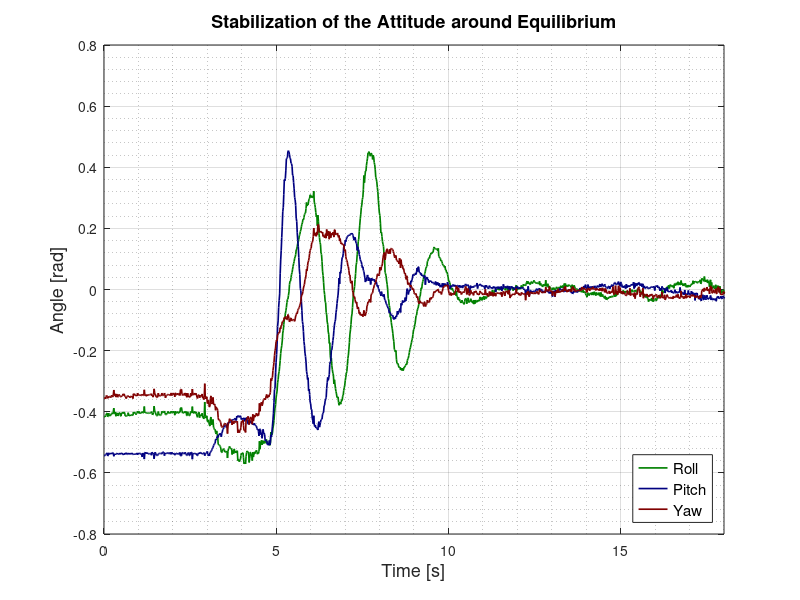
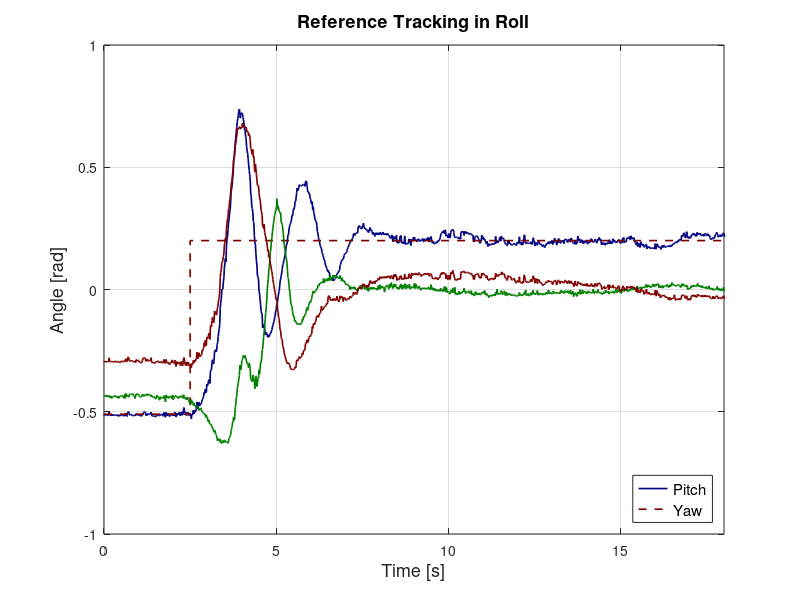
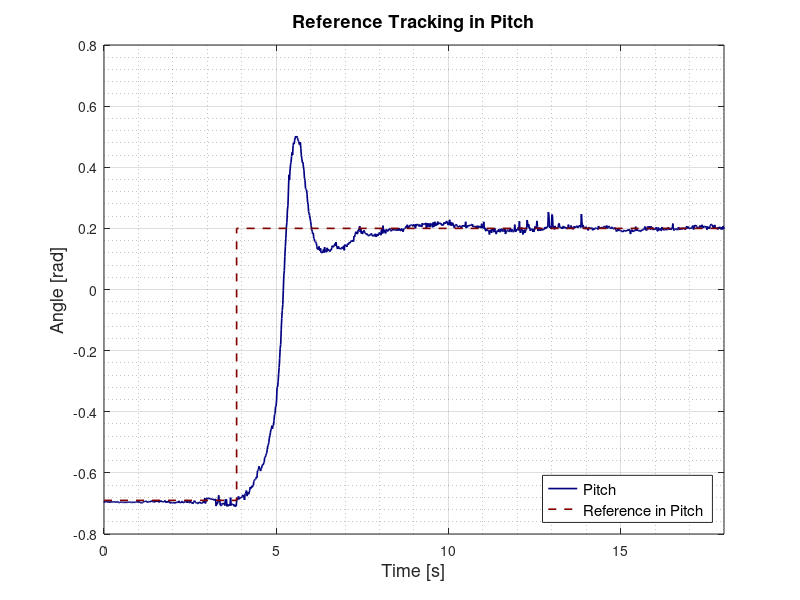
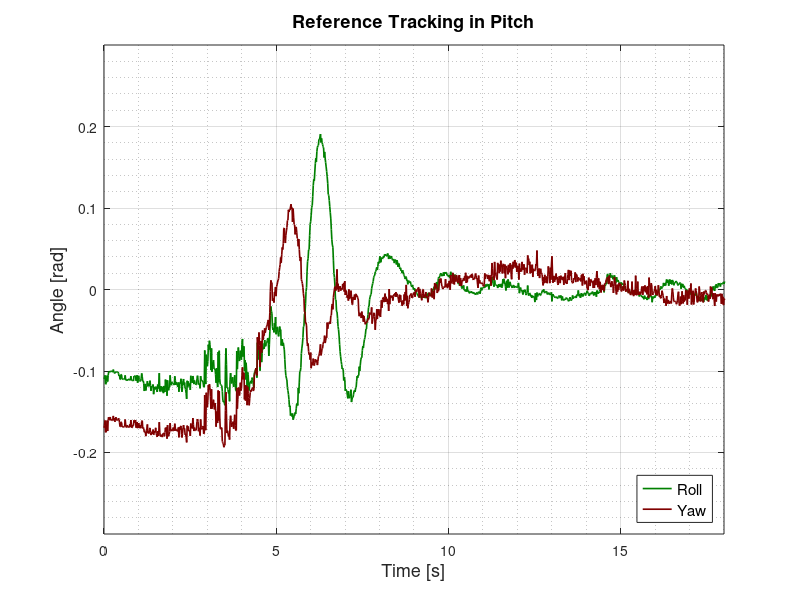

Reproduce these figures in MATLAB, in order.
%% Back to equilibrium
load attitudeAcceptTestStick

font=13;
figure
plot(0:0.015:30,Ang(1,692:2692),'Color',[0 0.5 0], 'Linewidth',1.2)
hold on
plot(0:0.015:30,Ang(2,692:2692),'Color',[0 0 0.5], 'Linewidth',1.2)
plot(0:0.015:30,Ang(3,692:2692)-0.05,'Color',[0.5 0 0], 'Linewidth',1.2)
xlim([0,18])
xlabel('Time [s]','FontSize',font)
ylabel('Angle [rad]','FontSize',font)
title('Stabilization of the Attitude around Equilibrium','FontSize',font)
h = legend('Roll','Pitch', 'Yaw','Location','SouthEast');
set(h,'FontSize',font-2);
grid on
grid minor

%% Reference in roll
load rollRefeAcceptTestStick
font=13;
t=[0 2.5 2.5 25];
step_roll=[-0.51 -0.51 0.2 0.2];
figure
plot(0:0.015:25.5,Ang(1,192:1892),'Color',[0 0 0.5], 'Linewidth',1.2)
hold on
plot(t,step_roll,'Color',[0.5 0 0],'LineStyle','--', 'Linewidth',1.2)
xlim([0,18])
xlabel('Time [s]','FontSize',font)
ylabel('Angle [rad]','FontSize',font)
title('Reference Tracking in Roll','FontSize',font)
h = legend('Roll', 'Reference in Roll','Location','SouthEast');
set(h,'FontSize',font-2);
grid on
grid minor

%% Reference in roll - Other angles
load rollRefeAcceptTestStick
font=13;
%figure
plot(0:0.015:25.5,Ang(2,192:1892),'Color',[0 0.5 0], 'Linewidth',1.2)
hold on
plot(0:0.015:25.5,Ang(3,192:1892)-0.05,'Color',[0.5 0 0], 'Linewidth',1.2)
xlim([0,18])
xlabel('Time [s]','FontSize',font)
ylabel('Angle [rad]','FontSize',font)
title('Reference Tracking in Roll','FontSize',font)
h = legend('Pitch', 'Yaw','Location','SouthEast');
set(h,'FontSize',font-2);
grid on
grid minor

%% Reference in pitch
load pitchRefeAcceptTestStick
font=13;
t=[0 3.85 3.85 25];
step_pitch=[-0.69 -0.69 0.2 0.2];
figure
plot(0:0.015:25.5,Ang(2,192:1892),'Color',[0 0 0.5], 'Linewidth',1.2)
hold on
plot(t,step_pitch,'Color',[0.5 0 0],'LineStyle','--', 'Linewidth',1.2)
xlim([0,18])
xlabel('Time [s]','FontSize',font)
ylabel('Angle [rad]','FontSize',font)
title('Reference Tracking in Pitch','FontSize',font)
h = legend('Pitch', 'Reference in Pitch','Location','SouthEast');
set(h,'FontSize',font-2);
grid on
grid minor

%% Reference in pitch - Other angles
load pitchRefeAcceptTestStick
font=13;
figure
plot(0:0.015:25.5,Ang(1,192:1892),'Color',[0 0.5 0], 'Linewidth',1.2)
hold on
plot(0:0.015:25.5,Ang(3,192:1892)-0.05,'Color',[0.5 0 0], 'Linewidth',1.2)
xlim([0,18])
ylim([-0.3 0.3])
xlabel('Time [s]','FontSize',font)
ylabel('Angle [rad]','FontSize',font)
title('Reference Tracking in Pitch','FontSize',font)
h = legend('Roll', 'Yaw','Location','SouthEast');
set(h,'FontSize',font-2);
grid on
grid minor